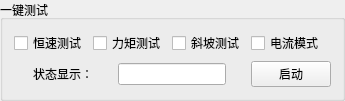
         <widget class="QGroupBox" name="groupBox_12">
          <property name="sizePolicy">
           <sizepolicy hsizetype="Preferred" vsizetype="Preferred">
            <horstretch>0</horstretch>
            <verstretch>0</verstretch>
           </sizepolicy>
          </property>
          <property name="title">
           <string>一键测试</string>
          </property>
          <layout class="QGridLayout" name="gridLayout_2">
           <item row="0" column="0">
            <widget class="QCheckBox" name="checkBox_hs_mode_2">
             <property name="text">
              <string>恒速测试</string>
             </property>
            </widget>
           </item>
           <item row="0" column="1">
            <widget class="QCheckBox" name="checkBox_lj_mode_2">
             <property name="text">
              <string>力矩测试</string>
             </property>
            </widget>
           </item>
           <item row="0" column="2">
            <widget class="QCheckBox" name="checkBox_xp_mode_2">
             <property name="text">
              <string>斜坡测试</string>
             </property>
             <property name="checkable">
              <bool>true</bool>
             </property>
            </widget>
           </item>
           <item row="0" column="3">
            <widget class="QCheckBox" name="checkBox_dl_mode_2">
             <property name="text">
              <string>电流模式</string>
             </property>
            </widget>
           </item>
           <item row="1" column="0" colspan="3">
            <layout class="QHBoxLayout" name="horizontalLayout_36">
             <item>
              <widget class="QLabel" name="label_314">
               <property name="sizePolicy">
                <sizepolicy hsizetype="Fixed" vsizetype="Fixed">
                 <horstretch>0</horstretch>
                 <verstretch>0</verstretch>
                </sizepolicy>
               </property>
               <property name="text">
                <string>状态显示：</string>
               </property>
              </widget>
             </item>
             <item>
              <widget class="QLineEdit" name="lineEdit_AutoTest_StatusDisplay_2">
               <property name="sizePolicy">
                <sizepolicy hsizetype="Fixed" vsizetype="Fixed">
                 <horstretch>0</horstretch>
                 <verstretch>0</verstretch>
                </sizepolicy>
               </property>
               <property name="minimumSize">
                <size>
                 <width>50</width>
                 <height>20</height>
                </size>
               </property>
              </widget>
             </item>
            </layout>
           </item>
           <item row="1" column="3">
            <widget class="QPushButton" name="pushButton_auto_test_noair_power_2">
             <property name="maximumSize">
              <size>
               <width>100</width>
               <height>16777215</height>
              </size>
             </property>
             <property name="text">
              <string>启动</string>
             </property>
            </widget>
           </item>
          </layout>
          <zorder>checkBox_hs_mode_2</zorder>
          <zorder>checkBox_lj_mode_2</zorder>
          <zorder>pushButton_auto_test_noair_power_2</zorder>
          <zorder>checkBox_xp_mode_2</zorder>
          <zorder>checkBox_dl_mode_2</zorder>
         </widget>
